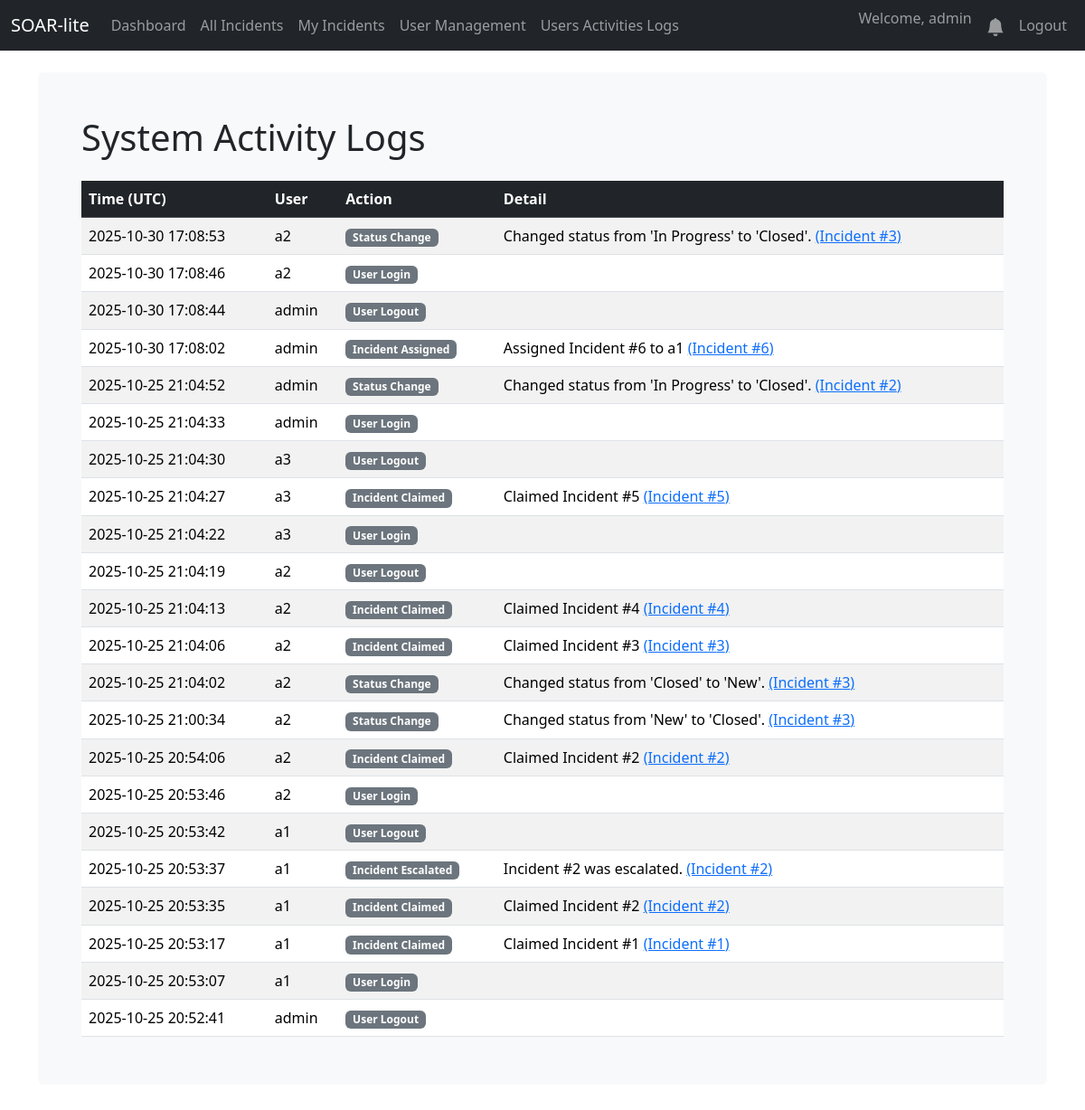
/activity-log (signed in), run on an earlier commit of the app's database.
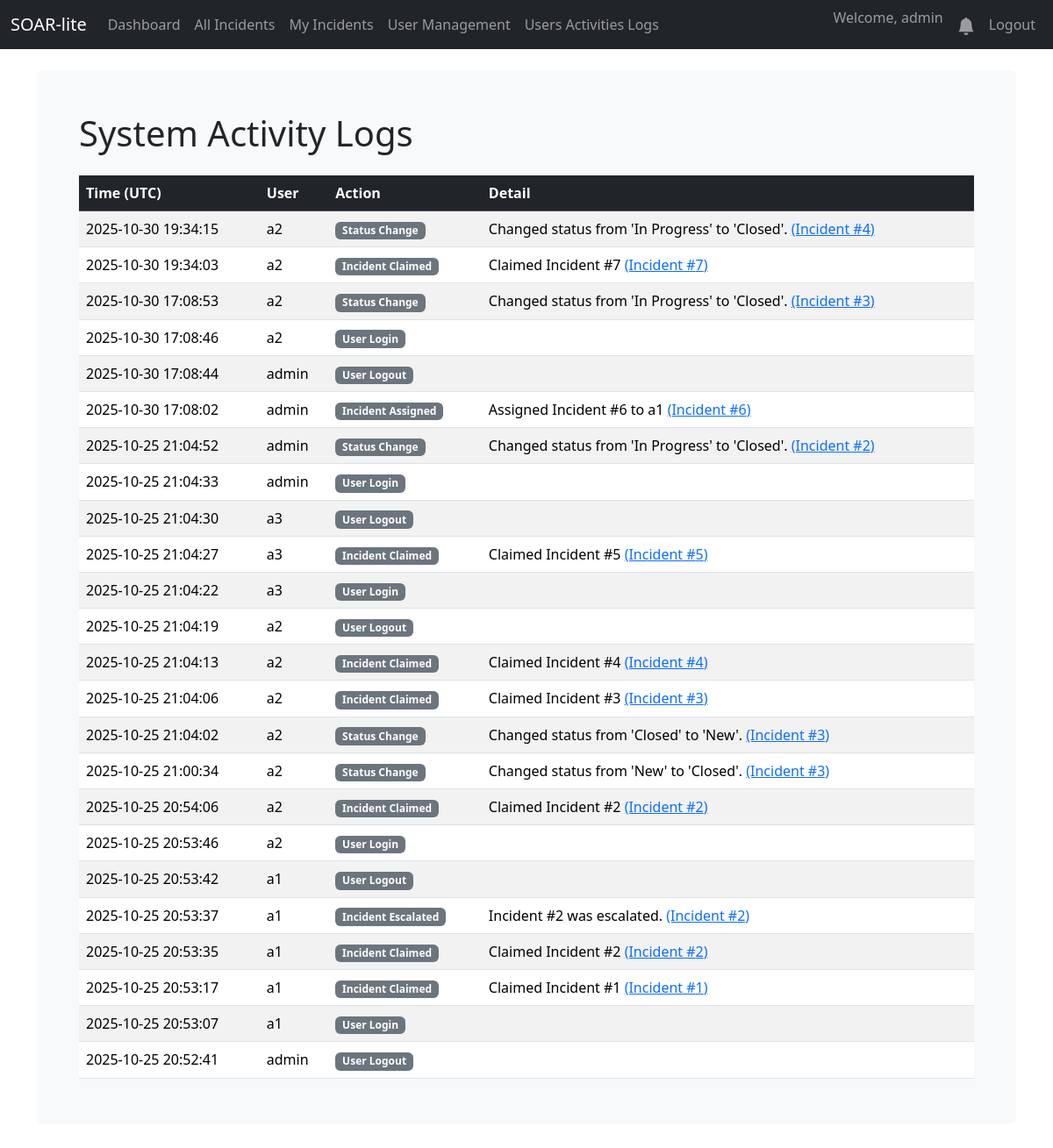
And on a later commit of the database.
### database.py (models this page shows, shortened)
class User(UserMixin, db.Model):
    id = db.Column(db.Integer, primary_key=True)
    username = db.Column(db.String(80), unique=True, nullable=False)
    email = db.Column(db.String(120), unique=True, nullable=False)
    password_hash = db.Column(db.String(128))
    created_at = db.Column(db.DateTime, default=datetime.utcnow)
    role = db.Column(db.String(50), nullable=False, default='Analyst')

class UserActivityLog(db.Model):
    id = db.Column(db.Integer, primary_key=True)
    timestamp = db.Column(db.DateTime, default=datetime.utcnow)
    user_id = db.Column(db.Integer, db.ForeignKey('user.id'), nullable=False)
    user = db.relationship('User', backref='activity_logs')
    action = db.Column(db.String(255), nullable=False)
    details = db.Column(db.Text, nullable=True)
    incident_id = db.Column(db.Integer, db.ForeignKey('incident.id'), nullable=True)
    incident = db.relationship('Incident', backref='activity_logs')

class Incident(db.Model):
    id = db.Column(db.Integer, primary_key=True)
    created_at = db.Column(db.DateTime, default=datetime.utcnow)
    event_type = db.Column(db.String(100), nullable=False)
    severity = db.Column(db.String(50), nullable=False)
    details = db.Column(db.Text, nullable=True)
    status = db.Column(db.String(50), default='New')
    notes = db.relationship('Note', backref='incident', lazy=True, cascade="all, delete-orphan")
    closed_at = db.Column(db.DateTime, nullable=True) # Olay kapatıldığında doldurulacak
    vt_malicious_count = db.Column(db.Integer, nullable=True)
    vt_report_link = db.Column(db.String(255), nullable=True)
    mitre_technique_id = db.Column(db.String(20), nullable=True)
    mitre_technique_name = db.Column(db.String(100), nullable=True)
    assignee_id = db.Column(db.Integer, db.ForeignKey('user.id'), nullable=True)
    assignee = db.relationship('User', backref='incidents') # backref eklendi
    notes = db.relationship('Note', backref='incident', lazy=True, cascade="all, delete-orphan")
    observables = db.relationship('Observable', backref='incident', lazy=True, cascade="all, delete-orphan")
    action_logs = db.relationship('ActionLog', backref='incident', lazy=True, cascade="all, delete-orphan")

### app.py (the view)
@app.route('/activity-log')
@login_required
@role_required('Admin', 'Manager') # Sadece Admin ve Manager görebilir
def activity_log():
    logs = UserActivityLog.query.order_by(UserActivityLog.timestamp.desc()).all()
    return render_template('activity_log.html', logs=logs)

### app.py (called while the page is built)
def create_app():
    app = Flask(__name__)
    app.config['SQLALCHEMY_DATABASE_URI'] = 'sqlite:///soar.db'
    app.config['SQLALCHEMY_TRACK_MODIFICATIONS'] = False
    app.config['SECRET_KEY'] = 'bunu-mutlaka-guvenli-ve-rastgele-bir-degerle-degistir'
    db.init_app(app)
    login_manager = LoginManager()
    login_manager.init_app(app)
    login_manager.login_view = 'login'
    @login_manager.user_loader
    def load_user(user_id):
        return db.session.get(User, int(user_id))
    with app.app_context():
        db.create_all()
        print("🗄️ Database tables created or already exist.")
    return app

def role_required(*roles):
    def wrapper(f):
        @wraps(f)
        def decorated_function(*args, **kwargs):
            if not current_user.is_authenticated or current_user.role not in roles:
                abort(403)
            return f(*args, **kwargs)
        return decorated_function
    return wrapper

@app.context_processor
def inject_notifications():
    if current_user.is_authenticated:
        unread_count = Notification.query.filter_by(user_id=current_user.id, is_read=False).count()
        return dict(unread_notifications=unread_count)
    return dict(unread_notifications=0)

### templates/activity_log.html (shortened to what this page needs)
{% extends "base.html" %}
{% block content %}
<h1 class="mb-4">System Activity Logs</h1>
<div class="table-responsive">
    <table class="table table-striped table-hover">
        <thead class="table-dark">
            <tr>
                <th scope="col">Time (UTC)</th>
                <th scope="col">User</th>
                <th scope="col">Action</th>
                <th scope="col">Detail</th>
            </tr>
        </thead>
        <tbody>
            {% for log in logs %}
            <tr>
                <td>{{ log.timestamp.strftime('%Y-%m-%d %H:%M:%S') }}</td>
                <td>{{ log.user.username }}</td>
                <td><span class="badge bg-secondary">{{ log.action }}</span></td>
                <td>
                    {{ log.details }}
                    {% if log.incident %}
                        <a href="{{ url_for('incident_detail', incident_id=log.incident.id) }}">(Incident #{{ log.incident.id }})</a>
                    {% endif %}
                </td>
            </tr>
            {% else %}
            <tr>
                <td colspan="4" class="text-center">No recorded activity found.</td>
            </tr>
            {% endfor %}
        </tbody>
    </table>
</div>
{% endblock %}

### templates/base.html (shortened to what this page needs)
<!doctype html>
<html lang="en">
<head>
    <link href="https://cdn.jsdelivr.net/npm/bootstrap@5.3.2/dist/css/bootstrap.min.css" rel="stylesheet">
</head>
<body>
    <nav class="navbar navbar-expand-md navbar-dark bg-dark fixed-top">
        <div class="container-fluid">
            <a class="navbar-brand" href="{{ url_for('dashboard') }}">SOAR-lite</a>
            <div class="collapse navbar-collapse" id="navbarNav">
                <ul class="navbar-nav me-auto mb-2 mb-lg-0">
                    {% if current_user.is_authenticated %}
                    <li class="nav-item">
                        <a class="nav-link" href="{{ url_for('dashboard') }}">Dashboard</a>
                    </li>
                    <li class="nav-item">
                        <a class="nav-link" href="{{ url_for('incidents_list') }}">All Incidents</a>
                    </li>
                    <li class="nav-item">
                        <a class="nav-link" href="{{ url_for('my_incidents') }}">My Incidents</a>
                    </li>
                    {% if current_user.is_authenticated and current_user.role == 'Admin' %}
                    <li class="nav-item">
                        <a class="nav-link" href="{{ url_for('user_management') }}">User Management</a>
                    </li>
                    {% endif %}
                    {% if current_user.is_authenticated and current_user.role in ['Admin', 'Manager'] %}
                    <li class="nav-item">
                        <a class="nav-link" href="{{ url_for('activity_log') }}">Users Activities Logs</a>
                    </li>
                    {% endif %}
                    {% endif %}
                </ul>
                <ul class="navbar-nav ms-auto">
                    {% if current_user.is_authenticated %}
                    <li class="nav-item">
                        <span class="navbar-text me-2">Welcome, {{ current_user.username }}</span>
                    </li>
                    <li class="nav-item">
                        <a class="nav-link position-relative" href="{{ url_for('notifications') }}"> <svg xmlns="http://www.w3.org/2000/svg" width="20" height="20" fill="currentColor" class="bi bi-bell-fill" viewBox="0 0 16 16">
                                <path d="M8 16a2 2 0 0 0 2-2H6a2 2 0 0 0 2 2zm.995-14.901a1 1 0 1 0-1.99 0A5.002 5.002 0 0 0 3 6c0 1.098-.5 6-2 7h14c-1.5-1-2-5.902-2-7 0-2.42-1.72-4.44-4.005-4.901z"/>
                            </svg>
                        </a>
                    </li>
                    <li class="nav-item">
                        <a class="nav-link" href="{{ url_for('logout') }}">Logout</a>
                    </li>
                    {% endif %}
                </ul>
            </div>
        </div>
    </nav>
<main class="container">
    <div class="bg-light p-5 rounded">
        {% block content %}{% endblock %}
    </div>
</main>
</body>
</html>

### templates/base.html (style rules this page uses)
body { padding-top: 5rem; }
.table-responsive { max-height: 70vh; }

What changed in the data, as far as the page shows it:
added UserActivityLog: timestamp "2025-10-30 19:34:15", user.username "a2", action "Status Change", details "Changed status from 'In Progress' to 'Closed'.", incident.id "4"
added UserActivityLog: timestamp "2025-10-30 19:34:03", user.username "a2", action "Incident Claimed", details "Claimed Incident #7", incident.id "7"
